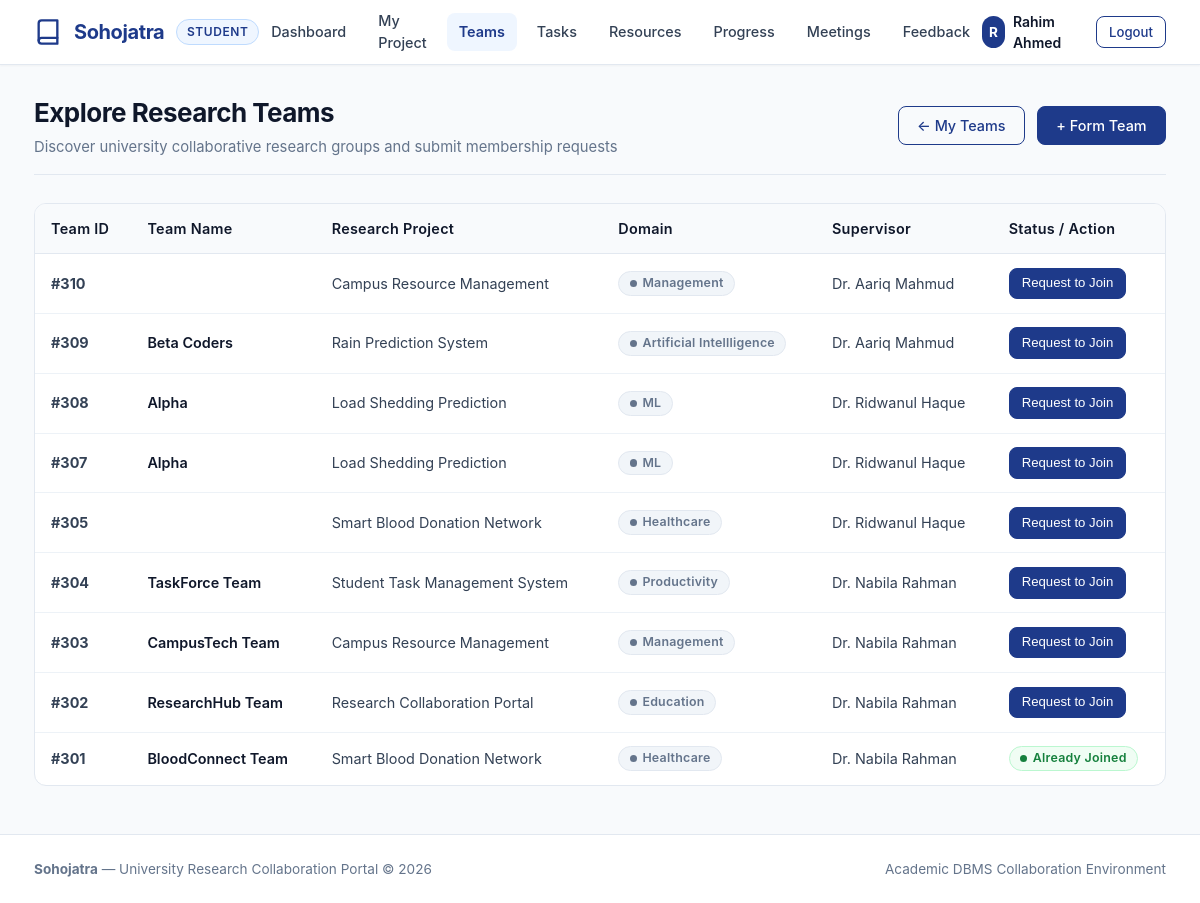
Screenshot of /join_team.php (signed in) with the database file from the repository.
### tables this page shows
CREATE TABLE `team` (
  `Team_ID` int(11) NOT NULL,
  `Creation_Date` date NOT NULL,
  `Faculty_ID` int(11) DEFAULT NULL,
  `Team_Name` varchar(50) NOT NULL,
  `Project_ID` int(11) NOT NULL
);

CREATE TABLE `project` (
  `Project_ID` int(11) NOT NULL,
  `Title` varchar(150) NOT NULL,
  `Student_ID` int(11) DEFAULT NULL,
  `Domain` varchar(50) DEFAULT NULL,
  `Admin_ID` int(11) DEFAULT NULL,
  `Description` text DEFAULT NULL,
  `Status` varchar(30) NOT NULL,
  `Creation_Date` date NOT NULL
);

CREATE TABLE `user` (
  `User_ID` int(11) NOT NULL,
  `First_Name` varchar(50) NOT NULL,
  `Last_Name` varchar(50) NOT NULL,
  `Department` varchar(100) NOT NULL,
  `Email` varchar(100) NOT NULL,
  `Password` varchar(255) NOT NULL
);

### join_team.php (the view, shortened to what this page needs)
<?php
include 'db.php';
$student_id = (int)$_SESSION['user_id'];
$sql = "SELECT t.Team_ID,
               t.Team_Name,
               t.Project_ID,
               t.Creation_Date,
               p.Title AS Project_Title,
               p.Domain,
               u.First_Name AS Faculty_First,
               u.Last_Name AS Faculty_Last
        FROM Team t
        LEFT JOIN Project p ON t.Project_ID = p.Project_ID
        LEFT JOIN Faculty f ON t.Faculty_ID = f.Faculty_ID
        LEFT JOIN User u ON f.Faculty_ID = u.User_ID
        ORDER BY t.Team_ID DESC";
$result = mysqli_query($conn, $sql);
$my_memberships = [];
$mem_res = $conn->query("SELECT Team_ID FROM Joins WHERE User_ID = $student_id");
if ($mem_res) {
    while ($r = $mem_res->fetch_assoc()) {
        $my_memberships[] = (int)$r['Team_ID'];
    }
}
$my_requests = [];
$req_res = $conn->query("SELECT Team_ID, Status FROM Join_Request WHERE User_ID = $student_id");
if ($req_res) {
    while ($r = $req_res->fetch_assoc()) {
        $my_requests[(int)$r['Team_ID']] = $r['Status'];
    }
}
include 'includes/header.php';
include 'includes/navbar.php';
?>
<main class="main-content">
    <div class="container">
        <div class="page-header">
            <div>
                <h1 class="page-title">Explore Research Teams</h1>
                <p class="page-subtitle">Discover university collaborative research groups and submit membership requests</p>
            </div>
            <div class="page-actions">
                <a href="view_team.php" class="btn btn-outline">&larr; My Teams</a>
                <a href="create_team.php" class="btn btn-primary">+ Form Team</a>
            </div>
        </div>
        <?php if ($result && mysqli_num_rows($result) > 0): ?>
            <div class="table-responsive">
                <table class="table">
                    <thead>
                        <tr>
                            <th>Team ID</th>
                            <th>Team Name</th>
                            <th>Research Project</th>
                            <th>Domain</th>
                            <th>Supervisor</th>
                            <th>Status / Action</th>
                        </tr>
                    </thead>
                    <tbody>
                        <?php while ($team = mysqli_fetch_assoc($result)): ?>
                            <?php
                            $t_id = (int)$team['Team_ID'];
                            $is_member = in_array($t_id, $my_memberships);
                            $req_status = isset($my_requests[$t_id]) ? $my_requests[$t_id] : null;
                            ?>
                            <tr>
                                <td><strong>#<?php echo htmlspecialchars($team['Team_ID']); ?></strong></td>
                                <td style="font-weight: 600; color: var(--text-main);">
                                    <?php echo htmlspecialchars($team['Team_Name']); ?>
                                </td>
                                <td>
                                    <?php if (!empty($team['Project_Title'])): ?>
                                        <?php echo htmlspecialchars($team['Project_Title']); ?>
                                    <?php else: ?>
                                        <span style="color: var(--text-muted);">Independent Team</span>
                                    <?php endif; ?>
                                </td>
                                <td>
                                    <?php if (!empty($team['Domain'])): ?>
                                        <span class="badge badge-low"><?php echo htmlspecialchars($team['Domain']); ?></span>
                                    <?php else: ?>
                                        <span style="color: var(--text-muted);">&mdash;</span>
                                    <?php endif; ?>
                                </td>
                                <td>
                                    <?php if (!empty($team['Faculty_First'])): ?>
                                        Dr. <?php echo htmlspecialchars($team['Faculty_First'] . ' ' . $team['Faculty_Last']); ?>
                                    <?php else: ?>
                                        <span style="color: var(--text-muted);">Unassigned</span>
                                    <?php endif; ?>
                                </td>
                                <td>
                                    <?php if ($is_member): ?>
                                        <span class="badge badge-active">Already Joined</span>
                                    <?php elseif ($req_status === 'Pending'): ?>
                                        <span class="badge badge-pending">Request Pending</span>
                                    <?php else: ?>
                                        <form method="POST" style="margin: 0;">
                                            <button type="submit" class="btn btn-sm btn-primary">
                                                Request to Join
                                            </button>
                                        </form>
                                    <?php endif; ?>
                                </td>
                            </tr>
                        <?php endwhile; ?>
                    </tbody>
                </table>
            </div>
        <?php endif; ?>
    </div>
</main>
<?php include 'includes/footer.php'; ?>

### assets/css/style.css (style rules this page uses)
:root { --primary: #1e3a8a; --primary-hover: #172554; --primary-light: #eff6ff; --primary-border: #bfdbfe; --accent: #0284c7; --accent-hover: #0369a1; --accent-light: #f0f9ff; --bg-main: #f8fafc; --bg-card: #ffffff; --bg-card-hover: #fcfdfe; --bg-muted: #f1f5f9; --text-main: #0f172a; --text-body: #334155; --text-muted: #64748b; --text-light: #94a3b8; --text-white: #ffffff; --border-color: #e2e8f0; --border-subtle: #edf2f7; --border-focus: #3b82f6; --success: #15803d; --success-bg: #f0fdf4; --success-border: #bbf7d0; --warning: #b45309; --warning-bg: #fffbeb; --warning-border: #fde68a; --danger: #b91c1c; --danger-bg: #fef2f2; --danger-border: #fecaca; --info: #0369a1; --info-bg: #f0f9ff; --info-border: #bae6fd; --font-sans: -apple-system, BlinkMacSystemFont, "Segoe UI", Roboto, "Helvetica Neue", Arial, sans-serif; --font-mono: ui-monospace, SFMono-Regular, Menlo, Monaco, Consolas, monospace; --shadow-xs: 0 1px 2px rgba(15, 23, 42, 0.04); --shadow-sm: 0 1px 3px rgba(15, 23, 42, 0.08), 0 1px 2px rgba(15, 23, 42, 0.04); --shadow-md: 0 4px 6px -1px rgba(15, 23, 42, 0.07), 0 2px 4px -2px rgba(15, 23, 42, 0.04); --shadow-lg: 0 10px 15px -3px rgba(15, 23, 42, 0.08), 0 4px 6px -4px rgba(15, 23, 42, 0.03); --radius-sm: 4px; --radius-md: 8px; --radius-lg: 12px; --radius-full: 9999px; --transition: all 0.18s ease-in-out; }
*, *::before, *::after { box-sizing: border-box; margin: 0; padding: 0; }
html { font-size: 16px; -webkit-text-size-adjust: 100%; }
body { font-family: var(--font-sans); background-color: var(--bg-main); color: var(--text-body); line-height: 1.5; min-height: 100vh; display: flex; flex-direction: column; }
a { color: var(--accent); text-decoration: none; transition: var(--transition); }
.container { width: 100%; max-width: 1180px; margin-left: auto; margin-right: auto; padding-left: 1.5rem; padding-right: 1.5rem; }
.main-content { flex: 1 0 auto; padding-top: 1.75rem; padding-bottom: 3rem; }
.page-header { display: flex; align-items: center; justify-content: space-between; flex-wrap: wrap; gap: 1rem; margin-bottom: 1.75rem; padding-bottom: 1rem; border-bottom: 1px solid var(--border-color); }
.page-title { font-size: 1.625rem; font-weight: 700; color: var(--text-main); letter-spacing: -0.02em; margin-bottom: 0.25rem; }
.page-subtitle { font-size: 0.925rem; color: var(--text-muted); }
.page-actions { display: flex; align-items: center; gap: 0.75rem; flex-wrap: wrap; }
.btn { display: inline-flex; align-items: center; justify-content: center; gap: 0.5rem; padding: 0.55rem 1.15rem; font-size: 0.9rem; font-weight: 500; border-radius: var(--radius-md); border: 1px solid transparent; cursor: pointer; text-decoration: none; transition: var(--transition); line-height: 1.4; white-space: nowrap; }
.btn-primary { background-color: var(--primary); color: var(--text-white); border-color: var(--primary); }
.btn-outline { background-color: transparent; color: var(--primary); border-color: var(--primary); }
.btn-sm { padding: 0.35rem 0.75rem; font-size: 0.825rem; }
.table-responsive { width: 100%; overflow-x: auto; -webkit-overflow-scrolling: touch; border: 1px solid var(--border-color); border-radius: var(--radius-lg); background: var(--bg-card); }
.table { width: 100%; border-collapse: collapse; text-align: left; font-size: 0.9rem; }
.table th { background-color: #f8fafc; color: var(--text-main); font-weight: 600; padding: 0.85rem 1rem; border-bottom: 1px solid var(--border-color); white-space: nowrap; letter-spacing: 0.02em; }
.table td { padding: 0.85rem 1rem; border-bottom: 1px solid var(--border-subtle); color: var(--text-body); vertical-align: middle; }
.table tbody tr:last-child td { border-bottom: none; }
.badge { display: inline-flex; align-items: center; gap: 0.35rem; padding: 0.25rem 0.65rem; font-size: 0.775rem; font-weight: 600; border-radius: var(--radius-full); text-transform: capitalize; letter-spacing: 0.02em; line-height: 1.2; }
.badge::before { content: ""; width: 0.45rem; height: 0.45rem; border-radius: 50%; display: inline-block; }
.badge-active, .badge-accepted, .badge-approved { background-color: var(--success-bg); color: var(--success); border: 1px solid var(--success-border); }
.badge-active::before, .badge-accepted::before, .badge-approved::before { background-color: var(--success); }
.badge-low { background-color: var(--bg-muted); color: var(--text-muted); border: 1px solid var(--border-color); }
.badge-low::before { background-color: var(--text-muted); }

### rows the page displays
team: Team_ID "310", Project_ID.Title "Campus Resource Management", Project_ID.Domain "Management", user.First_Name+Last_Name "Aariq Mahmud"
team: Team_ID "309", Team_Name "Beta Coders", Project_ID.Title "Rain Prediction System", Project_ID.Domain "Artificial Intellligence", user.First_Name+Last_Name "Aariq Mahmud"
team: Team_ID "308", Team_Name "Alpha", Project_ID.Title "Load Shedding Prediction", Project_ID.Domain "ML", user.First_Name+Last_Name "Ridwanul Haque"
team: Team_ID "307", Team_Name "Alpha", Project_ID.Title "Load Shedding Prediction", Project_ID.Domain "ML", user.First_Name+Last_Name "Ridwanul Haque"
team: Team_ID "305", Project_ID.Title "Smart Blood Donation Network", Project_ID.Domain "Healthcare", user.First_Name+Last_Name "Ridwanul Haque"
team: Team_ID "304", Team_Name "TaskForce Team", Project_ID.Title "Student Task Management System", Project_ID.Domain "Productivity", user.First_Name+Last_Name "Nabila Rahman"
team: Team_ID "303", Team_Name "CampusTech Team", Project_ID.Title "Campus Resource Management", Project_ID.Domain "Management", user.First_Name+Last_Name "Nabila Rahman"
team: Team_ID "302", Team_Name "ResearchHub Team", Project_ID.Title "Research Collaboration Portal", Project_ID.Domain "Education", user.First_Name+Last_Name "Nabila Rahman"
team: Team_ID "301", Team_Name "BloodConnect Team", Project_ID.Title "Smart Blood Donation Network", Project_ID.Domain "Healthcare", user.First_Name+Last_Name "Nabila Rahman", shows "Already Joined"

### other values shown
$role "STUDENT"
$user_initial "R"
$user_name "Rahim Ahmed"
